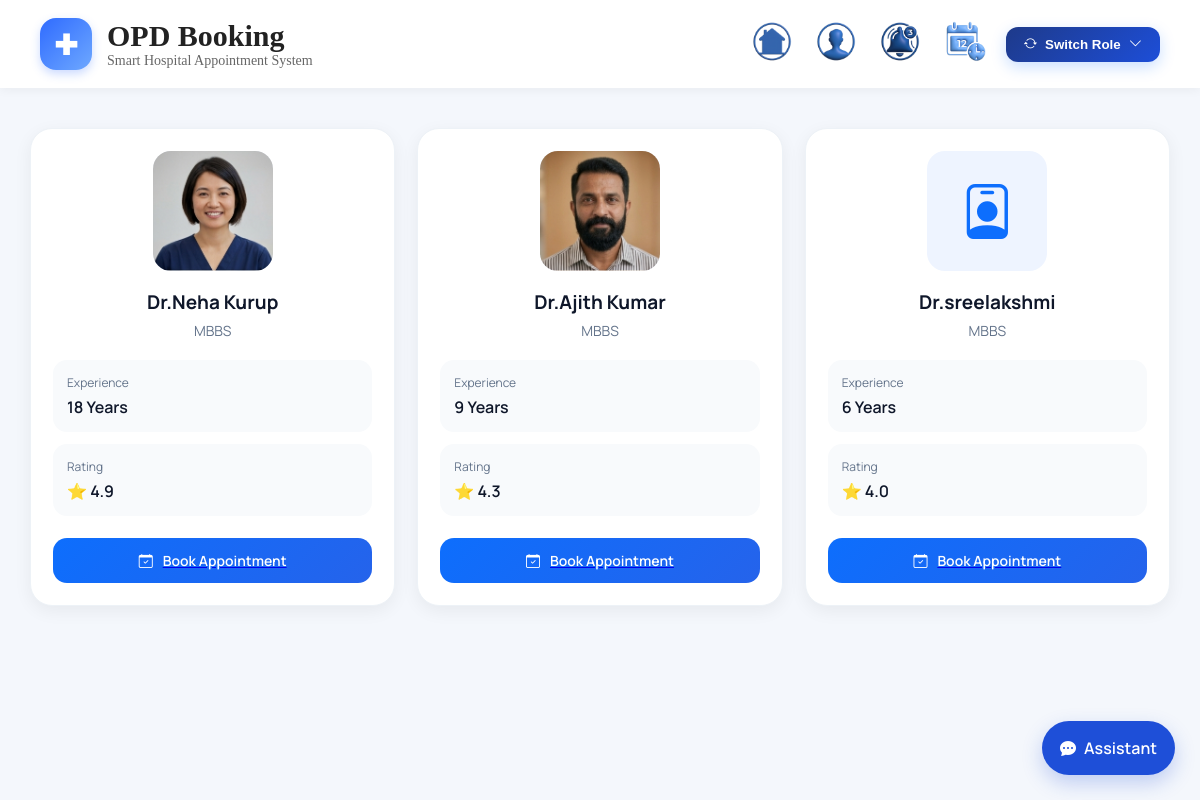
The page /doctors/1/ on the database its author committed.
### opdapp/models.py (models this page shows, shortened)
class Doctor(models.Model):
    user = models.OneToOneField(
    User,
    on_delete=models.CASCADE,
    null=True,
    blank=True
)
    hospital = models.ForeignKey(Hospital, on_delete=models.CASCADE)
    department = models.ForeignKey(Department, on_delete=models.CASCADE)
    name = models.CharField(max_length=200)
    qualification = models.CharField(max_length=200)
    experience_years = models.PositiveIntegerField()
    rating = models.FloatField(default=0.0)
    fee = models.FloatField()
    phone = models.CharField(
    max_length=15,
    blank=True
)
    email = models.EmailField(
    blank=True
)
    image = models.ImageField(
    upload_to="doctor_images/",
    blank=True,
    null=True
)
    is_active = models.BooleanField(default=True)
    is_on_leave = models.BooleanField(default=False)

### opdapp/views.py (the view)
# urls.py: path('doctors/<int:hospital_id>/', views.hospital_doctors, name='hospital_doctors'),
def hospital_doctors(request, hospital_id):
    department = request.GET.get('department')
    if department:
        doctors = Doctor.objects.filter(
            hospital_id=hospital_id,
            department__name__icontains=department
        ).order_by('-rating')
    else:
        doctors = Doctor.objects.filter(
            hospital_id=hospital_id
        ).order_by('-rating')
    return render(request, 'doctors.html', {
        'doctors': doctors,
        'department': department
    })

### opdapp/templates/doctors.html (shortened to what this page needs)
{% extends 'base.html' %}
{% block content %}
<link rel="stylesheet"
href="https://cdn.jsdelivr.net/npm/bootstrap-icons@1.11.3/font/bootstrap-icons.min.css">
<div class="doctor-page">
    {% if doctors %}
    <div class="doctor-grid">
        {% for doctor in doctors %}
        <div class="doctor-card">
    <div class="doctor-image">
        {% if doctor.image %}
            <img src="{{ doctor.image.url }}" alt="{{ doctor.name }}">
        {% else %}
            <i class="bi bi-person-badge"></i>
        {% endif %}
    </div>
    <div class="doctor-name">
        {{ doctor.name }}
    </div>
    <div class="doctor-qualification">
        {{ doctor.qualification }}
    </div>
    <div class="doctor-info">
        <div class="info-box">
            <div class="info-title">
                Experience
            </div>
            <div class="info-value">
                {{ doctor.experience_years }} Years
            </div>
        </div>
        <div class="info-box">
            <div class="info-title">
                Rating
            </div>
            <div class="info-value">
                ⭐ {{ doctor.rating }}
            </div>
        </div>
    </div>
    <a href="/book/{{ doctor.id }}/">
        <button class="book-btn">
            <i class="bi bi-calendar-check"></i>
            Book Appointment
        </button>
    </a>
</div>
{%endfor%}
    {% endif %}
</div>
{% endblock %}

### opdapp/templates/base.html (style rules this page uses)
body { background:#f5f7fa; font-family:'Manrope', sans-serif; margin:0; }

### opdapp/templates/doctors.html (style rules this page uses)
body { font-family:'Manrope',sans-serif; background:#f4f7fc; }
.doctor-page { width:95%; max-width:1300px; margin:40px auto; }
.doctor-grid { display:grid; grid-template-columns:repeat(4,1fr); gap:22px; }
.doctor-card { background:white; border-radius:22px; padding:22px; box-shadow:0 5px 18px rgba(0,0,0,0.06); border:1px solid #edf2f7; transition:0.3s; }
.doctor-image { width:120px; height:120px; margin:0 auto 18px; border-radius:18px; overflow:hidden; background:#eef4ff; display:flex; justify-content:center; align-items:center; }
.doctor-image img { width:100%; height:100%; object-fit:cover; }
.doctor-image i { font-size:55px; color:#0d6efd; }
.doctor-name { text-align:center; font-size:19px; font-weight:700; margin-bottom:6px; color:#0f172a; }
.doctor-qualification { text-align:center; font-size:14px; color:#64748b; margin-bottom:20px; }
.doctor-info { margin-bottom:22px; }
.info-box { background:#f8fafc; border-radius:14px; padding:14px; margin-bottom:12px; }
.info-title { font-size:12px; color:#64748b; margin-bottom:5px; }
.info-value { font-size:16px; font-weight:600; color:#0f172a; }
.book-btn { width:100%; border:none; padding:13px; border-radius:14px; background:linear-gradient(135deg,#0d6efd,#2563eb); color:white; font-size:14px; font-weight:600; cursor:pointer; transition:0.3s; display:flex; justify-content:center; align-items:center; gap:10px; font-family:'Manrope',sans-serif; }
@media (max-width:1200px) { .doctor-grid { grid-template-columns:repeat(3,1fr); } }

### rows shown on the page
Doctor: image (picture), name "Dr.Neha Kurup", qualification "MBBS", experience_years "18", rating "4.9"
Doctor: image (picture), name "Dr.Ajith Kumar", qualification "MBBS", experience_years "9", rating "4.3"
Doctor: name "Dr.sreelakshmi", qualification "MBBS", experience_years "6", rating "4.0"
